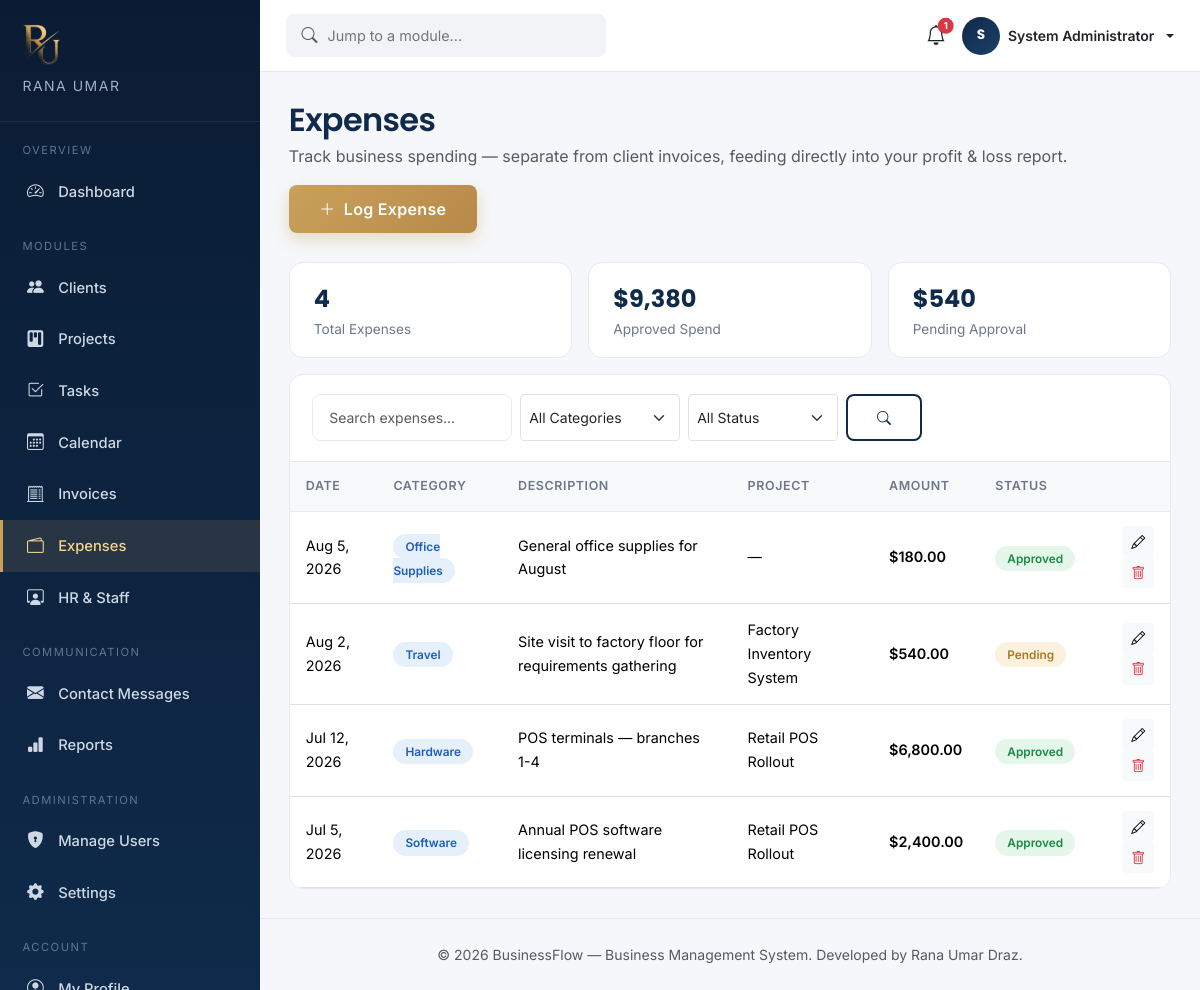
The page /dashboard/expenses.php (signed in) on the database its author committed.
### tables this page shows
CREATE TABLE IF NOT EXISTS expenses (
    id INT AUTO_INCREMENT PRIMARY KEY,
    category VARCHAR(80) NOT NULL,
    description VARCHAR(255) NOT NULL,
    amount DECIMAL(12,2) NOT NULL DEFAULT 0.00,
    expense_date DATE NOT NULL,
    project_id INT DEFAULT NULL,
    payment_method ENUM('cash','bank_transfer','card','other') NOT NULL DEFAULT 'other',
    status ENUM('pending','approved','rejected') NOT NULL DEFAULT 'pending',
    notes TEXT DEFAULT NULL,
    created_by INT DEFAULT NULL,
    created_at DATETIME NOT NULL DEFAULT CURRENT_TIMESTAMP,
    updated_at DATETIME NOT NULL DEFAULT CURRENT_TIMESTAMP ON UPDATE CURRENT_TIMESTAMP,
    FOREIGN KEY (project_id) REFERENCES projects(id) ON DELETE SET NULL,
    FOREIGN KEY (created_by) REFERENCES users(id) ON DELETE SET NULL
);

CREATE TABLE IF NOT EXISTS projects (
    id INT AUTO_INCREMENT PRIMARY KEY,
    client_id INT DEFAULT NULL,
    project_name VARCHAR(150) NOT NULL,
    description TEXT DEFAULT NULL,
    budget DECIMAL(12,2) DEFAULT 0.00,
    start_date DATE DEFAULT NULL,
    deadline DATE DEFAULT NULL,
    status ENUM('planned','in_progress','on_hold','completed','cancelled') NOT NULL DEFAULT 'planned',
    priority ENUM('low','medium','high') NOT NULL DEFAULT 'medium',
    progress TINYINT UNSIGNED NOT NULL DEFAULT 0,
    created_by INT DEFAULT NULL,
    created_at DATETIME NOT NULL DEFAULT CURRENT_TIMESTAMP,
    updated_at DATETIME NOT NULL DEFAULT CURRENT_TIMESTAMP ON UPDATE CURRENT_TIMESTAMP,
    FOREIGN KEY (client_id) REFERENCES clients(id) ON DELETE SET NULL,
    FOREIGN KEY (created_by) REFERENCES users(id) ON DELETE SET NULL
);

### config/config.php (called while the page is built, shortened)
<?php
spl_autoload_register(function ($class) {
    $path = __DIR__ . '/../classes/' . $class . '.php';
});

### classes/Database.php (called while the page is built, shortened)
<?php
class Database
{
    private static ?Database $instance = null;
    private PDO $connection;
    private function __construct()
    {
        $dsn = 'mysql:host=' . DB_HOST . ';port=' . DB_PORT . ';dbname=' . DB_NAME . ';charset=' . DB_CHARSET;
        $options = [
            PDO::ATTR_ERRMODE            => PDO::ERRMODE_EXCEPTION,
            PDO::ATTR_DEFAULT_FETCH_MODE => PDO::FETCH_ASSOC,
            PDO::ATTR_EMULATE_PREPARES   => false,
        ];
        try {
            $this->connection = new PDO($dsn, DB_USER, DB_PASS, $options);
        } catch (PDOException $e) {
            if (ini_get('display_errors')) {
                die(
                    '<div style="font-family:sans-serif;max-width:640px;margin:60px auto;'
                    . 'padding:24px;border:1px solid #f1b0b7;background:#fff5f5;border-radius:8px;">'
                    . '<h2 style="color:#c0392b;margin-top:0;">Database connection failed</h2>'
                    . '<p><strong>PDO error:</strong> ' . htmlspecialchars($e->getMessage()) . '</p>'
                    . '<p>Check <code>config/config.php</code> — most commonly this means '
                    . '<code>DB_HOST</code>, <code>DB_PORT</code>, <code>DB_NAME</code>, <code>DB_USER</code> '
                    . 'or <code>DB_PASS</code> don\'t match your local MySQL/MariaDB setup, or the '
                    . 'database service isn\'t running.</p>'
                    . '</div>'
                );
            }
            die('Database connection failed. Please verify your database is running '
                . 'and the credentials in config/config.php are correct.');
        }
    }
    public static function getInstance(): Database
    {
        if (self::$instance === null) {
            self::$instance = new self();
        }
        return self::$instance;
    }
    public function select(string $sql, array $params = []): array
    {
        $stmt = $this->connection->prepare($sql);
        $stmt->execute($params);
        return $stmt->fetchAll();
    }
    public function selectOne(string $sql, array $params = []): ?array
    {
        $stmt = $this->connection->prepare($sql);
        $stmt->execute($params);
        $row = $stmt->fetch();
        return $row === false ? null : $row;
    }
}

### classes/Expense.php (called while the page is built, shortened)
<?php
class Expense
{
    private Database $db;
    public function __construct()
    {
        $this->db = Database::getInstance();
    }
    public function all(string $search = '', string $category = '', string $status = ''): array
    {
        $sql = 'SELECT e.*, p.project_name
                FROM expenses e
                LEFT JOIN projects p ON p.id = e.project_id
                WHERE 1=1';
        $params = [];
        $sql .= ' ORDER BY e.expense_date DESC';
        return $this->db->select($sql, $params);
    }
    public function count(): int
    {
        $row = $this->db->selectOne('SELECT COUNT(*) AS c FROM expenses');
        return (int) ($row['c'] ?? 0);
    }
    public function totalApproved(): float
    {
        $row = $this->db->selectOne("SELECT SUM(amount) AS s FROM expenses WHERE status = 'approved'");
        return (float) ($row['s'] ?? 0);
    }
    public function totalPending(): float
    {
        $row = $this->db->selectOne("SELECT SUM(amount) AS s FROM expenses WHERE status = 'pending'");
        return (float) ($row['s'] ?? 0);
    }
}

### classes/Settings.php (called while the page is built, shortened)
<?php
class Settings
{
    private Database $db;
    private static ?array $cache = null;
    public function __construct()
    {
        $this->db = Database::getInstance();
    }
    private function loadAll(): array
    {
        if (self::$cache === null) {
            $rows = $this->db->select('SELECT setting_key, setting_value FROM settings');
            self::$cache = [];
            foreach ($rows as $row) {
                self::$cache[$row['setting_key']] = $row['setting_value'];
            }
        }
        return self::$cache;
    }
    public function get(string $key, string $default = ''): string
    {
        $all = $this->loadAll();
        return $all[$key] ?? $default;
    }
}

### classes/Validator.php (called while the page is built, shortened)
<?php
class Validator
{
    public static function clean(?string $value): string
    {
        return htmlspecialchars(trim($value ?? ''), ENT_QUOTES, 'UTF-8');
    }
}

### dashboard/expenses.php (the view, shortened to what this page needs)
<?php
require_once __DIR__ . '/../config/config.php';
$expenseModel = new Expense();
$settings = new Settings();
$currency = $settings->get('currency_symbol', '$');
$canDelete = in_array($_SESSION['role'], ['admin', 'manager'], true);
$search = Validator::clean($_GET['q'] ?? '');
$categoryFilter = Validator::clean($_GET['category'] ?? '');
$statusFilter = Validator::clean($_GET['status'] ?? '');
$expenses = $expenseModel->all($search, $categoryFilter, $statusFilter);
require_once __DIR__ . '/../includes/dash_header.php';
?>
<div class="page-header">
  <div>
    <h2>Expenses</h2>
    <p class="text-muted mb-0">Track business spending — separate from client invoices, feeding directly into your profit &amp; loss report.</p>
  </div>
  <button class="btn btn-gold" data-bs-toggle="modal" data-bs-target="#expModal" onclick="resetExpForm()">
    <i class="bi bi-plus-lg me-1"></i> Log Expense
  </button>
</div>
<div class="row g-3 mb-3">
  <div class="col-md-4"><div class="stat-card py-3"><div class="stat-value fs-4"><?= $expenseModel->count() ?></div><div class="stat-label">Total Expenses</div></div></div>
  <div class="col-md-4"><div class="stat-card py-3"><div class="stat-value fs-4"><?= $currency ?><?= number_format($expenseModel->totalApproved(),0) ?></div><div class="stat-label">Approved Spend</div></div></div>
  <div class="col-md-4"><div class="stat-card py-3"><div class="stat-value fs-4"><?= $currency ?><?= number_format($expenseModel->totalPending(),0) ?></div><div class="stat-label">Pending Approval</div></div></div>
</div>
<div class="data-card">
  <div class="data-card-head">
    <form class="d-flex gap-2 flex-wrap" method="GET">
      <input type="text" name="q" class="form-control form-control-bms form-control-sm" style="width:200px;" placeholder="Search expenses..." value="<?= htmlspecialchars($search) ?>">
      <select name="category" class="form-select form-select-sm" style="width:160px;" onchange="this.form.submit()">
        <option value="">All Categories</option>
      </select>
      <select name="status" class="form-select form-select-sm" style="width:150px;" onchange="this.form.submit()">
        <option value="">All Status</option>
      </select>
      <button class="btn btn-sm btn-outline-navy"><i class="bi bi-search"></i></button>
    </form>
  </div>
  <div class="table-responsive">
    <table class="table table-bms">
      <thead><tr><th>Date</th><th>Category</th><th>Description</th><th>Project</th><th>Amount</th><th>Status</th><th></th></tr></thead>
      <tbody>
      <?php foreach ($expenses as $ex): ?>
        <tr>
          <td><?= date('M j, Y', strtotime($ex['expense_date'])) ?></td>
          <td><span class="badge-soft badge-soft-blue"><?= htmlspecialchars($ex['category']) ?></span></td>
          <td><?= htmlspecialchars($ex['description']) ?></td>
          <td><?= htmlspecialchars($ex['project_name'] ?? '—') ?></td>
          <td class="fw-semibold"><?= $currency ?><?= number_format($ex['amount'], 2) ?></td>
          <td><?php $p = $ex; include __DIR__ . '/../includes/badge_status.php'; ?></td>
          <td class="text-end">
            <button class="btn btn-sm btn-light" title="Edit" onclick='openEditExp(<?= json_encode($ex, JSON_HEX_APOS | JSON_HEX_QUOT) ?>)'><i class="bi bi-pencil"></i></button>
            <?php if ($canDelete): ?>
              <form method="POST" class="d-inline confirm-delete" data-label="this expense">
                <button class="btn btn-sm btn-light text-danger" title="Delete"><i class="bi bi-trash"></i></button>
              </form>
            <?php endif; ?>
          </td>
        </tr>
      <?php endforeach; ?>
      </tbody>
    </table>
  </div>
</div>
<?php require_once __DIR__ . '/../includes/dash_footer.php'; ?>

### includes/badge_status.php
<?php
$status = $p['status'] ?? 'unknown';
$map = [
    'lead'        => ['gray', 'Lead'],
    'active'      => ['green', 'Active'],
    'inactive'    => ['gray', 'Inactive'],
    'planned'     => ['blue', 'Planned'],
    'in_progress' => ['gold', 'In Progress'],
    'on_hold'     => ['red', 'On Hold'],
    'completed'   => ['green', 'Completed'],
    'cancelled'   => ['red', 'Cancelled'],
    'draft'       => ['gray', 'Draft'],
    'sent'        => ['blue', 'Sent'],
    'paid'        => ['green', 'Paid'],
    'overdue'     => ['red', 'Overdue'],
    'on_leave'    => ['gold', 'On Leave'],
    'terminated'  => ['red', 'Terminated'],
    'todo'        => ['gray', 'To Do'],
    'review'      => ['blue', 'In Review'],
    'done'        => ['green', 'Done'],
    'pending'     => ['gold', 'Pending'],
    'approved'    => ['green', 'Approved'],
    'rejected'    => ['red', 'Rejected'],
    'suspended'   => ['red', 'Suspended'],
];
[$color, $label] = $map[$status] ?? ['gray', ucfirst($status)];
?>
<span class="badge-soft badge-soft-<?= $color ?>"><?= $label ?></span>

### assets/css/style.css (style rules this page uses)
:root { --navy: #0f2a4a; --navy-dark: #0a1c33; --navy-light: #1c3f68; --gold: #c9a15a; --gold-light: #f4d58d; --gray-50: #f8f9fb; --gray-100: #f1f3f6; --gray-200: #e7eaef; --gray-500: #6c7889; --gray-700: #3b4452; --text-dark: #1a2433; --radius: 14px; --shadow-sm: 0 2px 10px rgba(15, 42, 74, 0.06); --shadow-md: 0 10px 30px rgba(15, 42, 74, 0.10); --shadow-lg: 0 20px 45px rgba(15, 42, 74, 0.16); --transition: all 0.3s cubic-bezier(0.4, 0, 0.2, 1); }
* { box-sizing: border-box; }
body { font-family: 'Inter', -apple-system, BlinkMacSystemFont, 'Segoe UI', sans-serif; color: var(--text-dark); background: #ffffff; line-height: 1.65; -webkit-font-smoothing: antialiased; }
h1, h2, h3, h4, h5, .font-heading { font-family: 'Poppins', 'Inter', sans-serif; font-weight: 600; color: var(--navy); letter-spacing: -0.02em; }
.btn-gold { background: linear-gradient(135deg, var(--gold) 0%, #b8894a 100%); color: #ffffff; border: none; padding: 0.75rem 1.9rem; border-radius: 8px; font-weight: 600; letter-spacing: 0.3px; transition: var(--transition); box-shadow: 0 6px 16px rgba(201, 161, 90, 0.35); }
.btn-outline-navy { border: 2px solid var(--navy); color: var(--navy); padding: 0.7rem 1.8rem; border-radius: 8px; font-weight: 600; transition: var(--transition); background: transparent; }
.form-control-bms { border: 1.5px solid var(--gray-200); border-radius: 8px; padding: 0.7rem 1rem; transition: var(--transition); }

### assets/css/dashboard.css (style rules this page uses)
:root { --sidebar-w: 260px; }
body.dash-body { background: #f5f7fa; font-family: 'Inter', sans-serif; color: var(--text-dark, #1a2433); }
.page-header { display: flex; justify-content: space-between; align-items: flex-start; flex-wrap: wrap; gap: 1rem; margin-bottom: 1.8rem; }
.page-header h2 { color: #0f2a4a; font-family:'Poppins',sans-serif; font-weight:600; margin-bottom:0.2rem; }
.stat-card { background: #fff; border-radius: 14px; padding: 1.5rem; border: 1px solid #e7eaef; transition: all 0.3s ease; height: 100%; }
.stat-card .stat-value { font-size: 1.7rem; font-weight: 700; font-family: 'Poppins', sans-serif; color: #0f2a4a; }
.stat-card .stat-label { color: #6c7889; font-size: 0.85rem; }
.data-card { background: #fff; border-radius: 14px; border: 1px solid #e7eaef; overflow: hidden; }
.data-card .data-card-head { padding: 1.2rem 1.4rem; border-bottom: 1px solid #e7eaef; display: flex; justify-content: space-between; align-items: center; flex-wrap: wrap; gap: 0.8rem; }
.table-bms { margin-bottom: 0; }
.table-bms thead th { background: #f8f9fb; color: #6c7889; font-size: 0.78rem; text-transform: uppercase; letter-spacing: 0.6px; font-weight: 600; border-bottom: 1px solid #e7eaef; padding: 0.9rem 1rem; white-space: nowrap; }
.table-bms tbody td { padding: 0.9rem 1rem; vertical-align: middle; font-size: 0.9rem; }
.table-bms tbody tr { transition: background 0.15s ease; }
.badge-soft { padding: 0.35rem 0.75rem; border-radius: 20px; font-size: 0.74rem; font-weight: 600; }
.badge-soft-green { background: #e5f7ea; color: #1a8a44; }
.badge-soft-blue { background: #e6f0fb; color: #1d5fb8; }
.badge-soft-gold { background: #fbf1de; color: #a97a1f; }

### rows shown on the page
expenses: expense_date "Aug 5, 2026", category "Office Supplies", description "General office supplies for August", project_name "—", amount "180.00", label "Approved"
expenses: expense_date "Aug 2, 2026", category "Travel", description "Site visit to factory floor for requirements gathering", project.project_name "Factory Inventory System", amount "540.00", label "Pending"
expenses: expense_date "Jul 12, 2026", category "Hardware", description "POS terminals — branches 1-4", project.project_name "Retail POS Rollout", amount "6,800.00", label "Approved"
expenses: expense_date "Jul 5, 2026", category "Software", description "Annual POS software licensing renewal", project.project_name "Retail POS Rollout", amount "2,400.00", label "Approved"

### other values the page prints
$unreadNotifications "1"
substr($_SESSION['full_name'] ?? 'U', 0, 1) "S"
$_SESSION['full_name'] "System Administrator"
$expenseModel->count() "4"
$currency "$"
$expenseModel->totalApproved() "9,380"
$expenseModel->totalPending() "540"
DEV_NAME "Rana Umar Draz"
